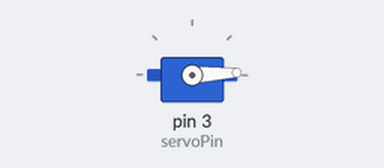
Bench run of a sketch on a simulated Arduino Uno, built with avr-gcc and run on an emulated ATmega328P. Shown: servo.

Above: at 0.05 s.
At 0.6 s:
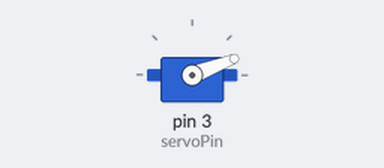
Timing chart, 0 to 3.0 s (numbered marks = the images above):
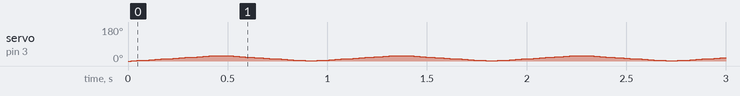

The sketch:

Sweep.ino
```cpp
#include <Servo.h>

int servoPin = 3;

Servo _servo;

int angle = 0;   // _servo position in degrees

void setup()
{
  _servo.attach(servoPin);
}


void loop()
{
  // scan from 0 to 180 degrees
  for(angle = 0; angle < 30; angle++)
  {
    _servo.write(angle);
    delay(15);
  }
  // now scan back from 180 to 0 degrees
  for(angle = 30; angle > 0; angle--)
  {
    _servo.write(angle);
    delay(15);
  }
} 
```
